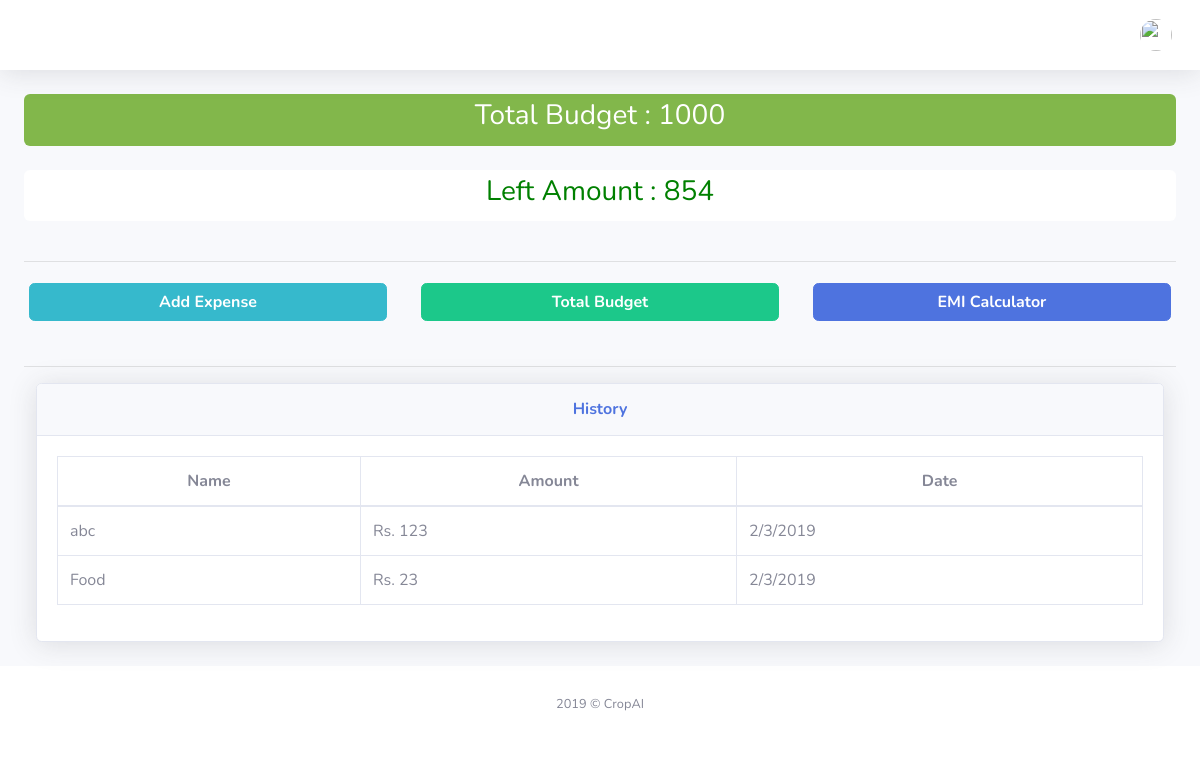
/finance/, run on the app's committed database.
### finance/models.py (models this page shows)
class history(models.Model):
    farmer_name = models.CharField(max_length=90)
    name = models.CharField(max_length=90)
    amount = models.IntegerField()
    date = models.CharField(max_length=10)

### finance/views.py (the view, shortened to what this page needs)
# urls.py: path('', include('home.urls')),
def home(request):
    history_all = history.objects.all()
    history_all = history_all.filter(farmer_name__contains= request.user.username) # Filtering the result with that farmer
    totalbudget = total_budget.objects.all()
    totalbudget = totalbudget.filter(farmer_name__contains= request.user.username) # Filtering the result with that farmer
    if totalbudget:
        bal = 0
        for i in history_all:
            bal+=i.amount
        for x in totalbudget:
            print(x)
            rbud = x.amount - bal
            tbudget = x.amount
        content = {
            'history' : history_all,
            'budget' : tbudget,
            'rbudget' : rbud,
        }
        return render(request,'home/finance.html',content)

### home/templates/home/finance.html (shortened to what this page needs)
{% extends 'home/base.html' %}
{% load static %}
    {% block content %}
        <div class="container-fluid" align="center">
            <div class="container-fluid" style="background:#82b74b; padding:5px 5px; border:1px; border-radius:6px;">
                <h3 style="color:white;">Total Budget : {{ budget }} </h3>
            </div>
            <br>
            <div class="container-fluid" style="background:#fff; padding:5px 5px; border:1px; border-radius:6px;">
              <h3 style="color:Green;">Left Amount : {{ rbudget }} </h3>
            </div>
            <br><hr>
            <div class="row">
                <div class="col-md-4">
                    <form action="{% url 'finance-expanse' %}" style="padding:5px 5px;">
                        <button class="btn btn-info btn-block"><b>Add Expense</b></button>
                    </form>
                </div>
                <div class="col-md-4">
                    <form action="{% url 'finance-tbudget' %}" style="padding:5px 5px;">
                        <button class="btn btn-success btn-block"><b>Total Budget</b></button>
                    </form>
                </div>
                <div class="col-md-4">
                    <form action="{% url 'emi-cal' %}" style="padding:5px 5px;">
                        <button class="btn btn-primary btn-block"><b>EMI Calculator</b></button>
                    </form>
                </div>
            </div>
            <br><hr>
            <div class="col-xl-12 col-lg-7" >
              <div class="card shadow mb-4">
                <div class="card-header py-3">
                  <h6 class="m-0 font-weight-bold text-primary" align="Center">History</h6>
                </div>
                <div class="card-body">
                <div class="table-responsive">
                  <table class="table table-bordered" id="dataTable" width="100%" cellspacing="0">
                  <thead align="center">
                    <tr>
                      <th>Name</th>
                      <th>Amount</th>
                      <th>Date</th>
                    </tr>
                  </thead>
                  <tbody>
                    {% for x in history %}
                    <tr>
                      <td>{{ x.name }}</td>
                      <td>Rs. {{ x.amount }}</td>
                      <td>{{ x.date }}</td>
                    </tr>
                    {% endfor %}
                  </tbody>
                </table>
                </div>
              </div>
            </div>
          </div>
         </div>
    {% endblock content %}

### home/templates/home/base.html (style rules this page uses)
body { top:0px!important; }

### data on the page
history: name "abc", amount "123", date "2/3/2019"
history: name "Food", amount "23", date "2/3/2019"

### other printed values
{{ budget }} "1000"
{{ rbudget }} "854"
